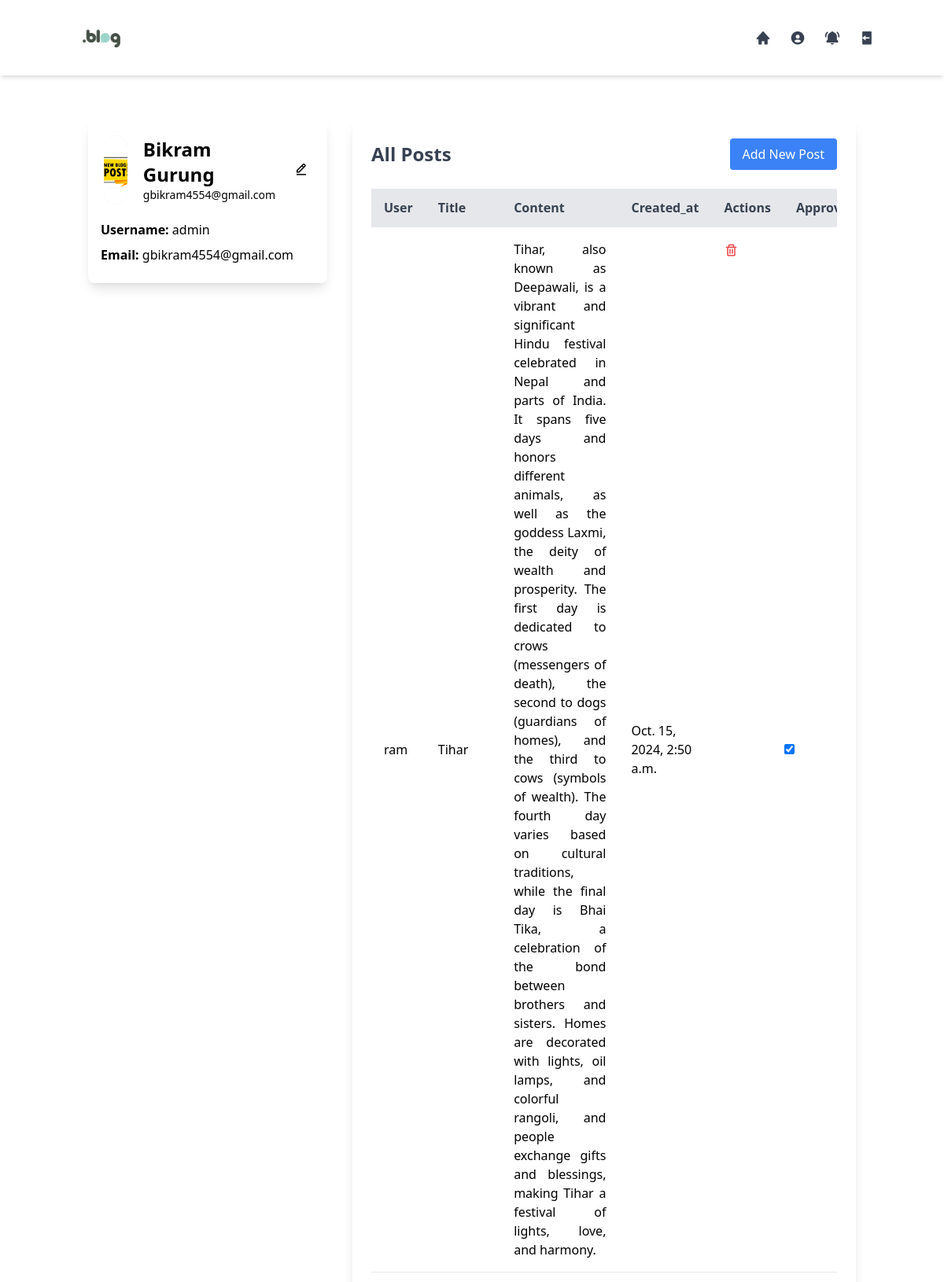
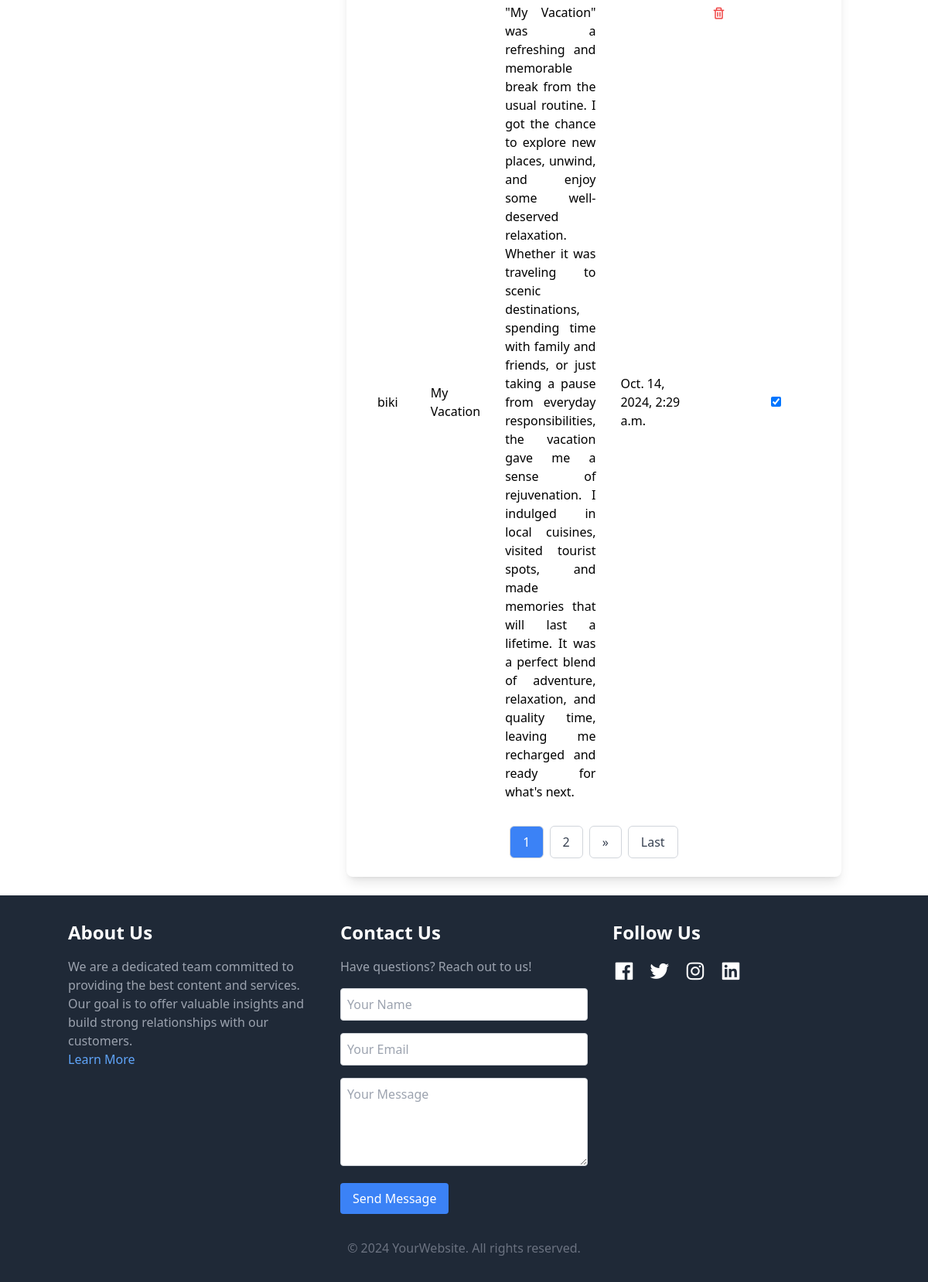
/profile/ (signed in), run on the app's committed database (2 pictures, top to bottom).
### blog/models.py (models this page shows, shortened)
class Post(models.Model):
    user = models.ForeignKey(User, on_delete=models.CASCADE)
    title = models.CharField(max_length=255)
    content = models.TextField()
    created_at = models.DateTimeField(auto_now_add=True)
    updated_at = models.DateTimeField(auto_now=True)
    is_approved = models.BooleanField(default=False)

### blog/views.py (the view)
# urls.py: path('profile/', views.profile, name="profile"),
@login_required
def profile(request):
    if request.user.is_superuser:
        post = Post.objects.all().order_by('-created_at')
    else:
        post = Post.objects.filter(user=request.user).order_by('-created_at')
    if request.user.is_authenticated:
        new_notifications_count = Notification.objects.filter(user=request.user, is_read=False).count()
    else:
        new_notifications_count = 0
    paginator = Paginator(post, 2)
    page_number = request.GET.get('page')
    page_obj = paginator.get_page(page_number)
    content = {
        'page_obj':page_obj,
        'new_notifications_count':new_notifications_count,
    }
    return render(request, 'blog/profile.html', content)

### blog/templates/blog/profile.html (shortened to what this page needs)
{% extends "./index.html" %}
{% load static %}
{% block Profile %}
<div class="container mx-auto mt-32 p-6 grid grid-cols-1 lg:grid-cols-3 gap-8">
    <div id="profileCard" class="w-full max-w-sm bg-white text-black rounded-lg shadow-lg p-4 transition-all duration-300 ease-in-out overflow-hidden h-52">
        <div class="flex items-center space-x-4">
            <div class="w-24 h-24 bg-gray-200 rounded-full overflow-hidden border-4 border-white">
                <img src="{% static './images/post1.jpg' %}" alt="Profile Picture" class="w-full h-full object-cover">
            </div>
            <div>
                <h2 class="text-2xl font-bold">{{ user.first_name }} {{ user.last_name }}</h2>
                <p class="text-sm">{{ user.email }}</p>
            </div>
            <button id="editProfileBtn" class="text-black p-2 hover:bg-opacity-75 text-xl md:text-lg">
                <i class="bx bx-edit-alt"></i>
            </button>
        </div>
        <div id="profileInfo" class="mt-4 space-y-2">
            <p><span class="font-semibold">Username:</span> {{ user.username }}</p>
            <p><span class="font-semibold">Email:</span> {{ user.email }}</p>
        </div>
    </div>
 <div class="col-span-1 lg:col-span-2 bg-white rounded-lg shadow-lg p-6">
    <div class="flex justify-between items-center mb-6">
      {% if request.user.is_superuser %}
      <h2 class="text-2xl font-bold text-gray-700">All Posts</h2>
      {% else %}
      <h2 class="text-2xl font-bold text-gray-700">Your Posts</h2>
      {% endif %}
      <button id="addPostBtn" class="bg-blue-500 text-white px-4 py-2 rounded hover:bg-blue-600">Add New Post</button>
    </div>
    <div class="overflow-x-auto">
      {% if page_obj %}
      <table class="table-auto w-full text-left">
        <thead>
          <tr class="bg-gray-200 text-gray-700">
            {% if user.is_superuser %}
            <th class="py-3 px-4">User</th>
            {% endif %}
            <th class="py-3 px-4">Title</th>
            <th class="py-3 px-4">Content</th>
            <th class="py-3 px-4">Created_at</th>
            <th class="py-3 px-4">Actions</th>
            {% if user.is_superuser %}
            <th class="py-3 px-4">Approve</th>
            {% endif %}
          </tr>
        </thead>
        <tbody>
          {% for post in page_obj %}
          <tr class="border-t">
            {% if user.is_superuser %}
            <td class="py-4 px-4">{{ post.user }}</td>
            {% endif %}
            {% if not user.is_superuser and not post.is_approved %}
            <td class="py-4 px-4">{{ post.title }}</td>
            <td class="py-4 px-4 text-justify text-yellow-500 font-bold">Pending Approval</td>
            {% else %}
            <td class="py-4 px-4">{{ post.title }}</td>
            <td class="py-4 px-4 text-justify">{{ post.content }}</td>
            {% endif %}
            <td class="py-4 px-4">{{ post.created_at }}</td>
            <td class="py-4 px-4 flex space-x-2">
              <div class="flex items-center space-x-2">
                <a href="{% url 'delete_post' post.id %}" class="text-red-500 hover:underline text-xl md:text-base lg:text-lg items-center">
                  <i class='bx bx-trash'></i>
                </a>
            </div>
            </td>
            {% if user.is_superuser %}
            <td>
              <form action="{% url 'approve_post' post.id %}" method="POST">
                <input type="checkbox" name="is_approve" {% if post.is_approved %}checked{% endif %} onchange="this.form.submit()">
              </form>
            </td>
            {% endif %}
          </tr>
          {% endfor %}
        </tbody>
      </table>
    </div>
<div class="flex justify-center mt-4 space-x-2">
    {% for i in page_obj.paginator.page_range %}
      {% if i == page_obj.number %}
        <span class="py-2 px-4 border border-gray-300 rounded-md bg-blue-500 text-white">{{ i }}</span>
      {% else %}
        <a href="?page={{ i }}" class="py-2 px-4 border border-gray-300 rounded-md text-gray-700 bg-white hover:bg-blue-500 hover:text-white transition duration-300">{{ i }}</a>
      {% endif %}
    {% endfor %}
    {% if page_obj.has_next %}
      <a href="?page={{ page_obj.next_page_number }}" class="py-2 px-4 border border-gray-300 rounded-md text-gray-700 bg-white hover:bg-blue-500 hover:text-white transition duration-300">»</a>
      <a href="?page={{ page_obj.paginator.num_pages }}" class="py-2 px-4 border border-gray-300 rounded-md text-gray-700 bg-white hover:bg-blue-500 hover:text-white transition duration-300">Last</a>
    {% endif %}
  </div>
  {% else %}
      <tr>
        <td colspan="3" class="text-center py-4">No posts found</td>
      </tr>
  {% endif %}
  </div>
</div>
{% endblock %}

### data on the page
Post: user "ram", title "Tihar", content "Tihar, also known as Deepawali, is a vibrant and significant Hindu festival celebrated in Nepal and parts of India. It spans five days and honors different animals, as well as the goddess Laxmi, the deity of wealth and prosperity. The first day is dedicated to crows (messengers of death), the second to dogs (guardians of homes), and the third to cows (symbols of wealth). The fourth day varies based on cultural traditions, while the final day is Bhai Tika, a celebration of the bond between brothers and sisters. Homes are decorated with lights, oil lamps, and colorful rangoli, and people exchange gifts and blessings, making Tihar a festival of lights, love, and harmony.", created_at "Oct. 15, 2024, 2:50 a.m.", is_approved "☑"
Post: user "biki", title "My Vacation", content "\"My Vacation\" was a refreshing and memorable break from the usual routine. I got the chance to explore new places, unwind, and enjoy some well-deserved relaxation. Whether it was traveling to scenic destinations, spending time with family and friends, or just taking a pause from everyday responsibilities, the vacation gave me a sense of rejuvenation. I indulged in local cuisines, visited tourist spots, and made memories that will last a lifetime. It was a perfect blend of adventure, relaxation, and quality time, leaving me recharged and ready for what's next.", created_at "Oct. 14, 2024, 2:29 a.m.", is_approved "☑"

### other printed values
{{ user.first_name }} "Bikram"
{{ user.last_name }} "Gurung"
{{ user.email }} "gbikram4554@gmail.com"
{{ user.username }} "admin"
{{ i }} "1"
{{ i }} "2"
